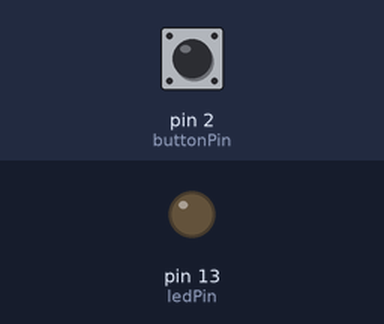
This sketch was run on a simulated Arduino Uno, built with avr-gcc and run on an emulated ATmega328P. Shown: output pins drawn as LEDs (lit = HIGH). The inputs (shaded band) are chosen by the test bench; at power-on: pin 2 (buttonPin) LOW. What the sketch prints to the serial monitor is not drawn.

Above: at 1.2 s.
1.3 s: pin 2 (buttonPin) pulled HIGH for 0.15 s
At 1.37 s:
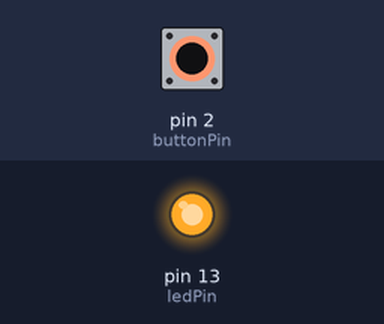
2.9 s: pin 2 (buttonPin) pulled HIGH for 3.2 s
At 7.2 s:
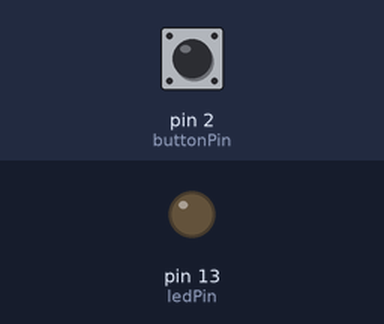
Timing chart, 0 to 8.7 s (numbered marks = the images above; inputs shaded):
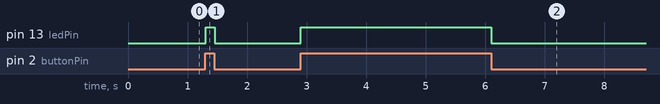

Measured:
- after the input at 1.3 s, pin 13 (ledPin): LOW → HIGH at once, → LOW 0.15 s later
- after the input at 2.9 s, pin 13 (ledPin): LOW → HIGH at once, → LOW 3.2 s later

The sketch:

sketch_may16b.ino
```cpp
// constants won't change. They're used here to set pin numbers:
const int buttonPin = 2;     // the number of the pushbutton pin
const int ledPin =  13;
// variables will change:

void setup() {
  // initialize the LED pin as an output:

   pinMode(ledPin, OUTPUT);
  // initialize the pushbutton pin as an input:
  pinMode(buttonPin, INPUT);
  Serial.begin(9600);
}

void loop() {
  // read the state of the pushbutton value:
 int buttonState = digitalRead(buttonPin);
Serial.println(buttonState);
delay(1);
  // check if the pushbutton is pressed. If it is, the buttonState is HIGH:
  if (buttonState == HIGH) {
    // turn LED on:

    digitalWrite(ledPin, HIGH);
  } else {
    // turn LED off:
    digitalWrite(ledPin, LOW);


  }
}
```
